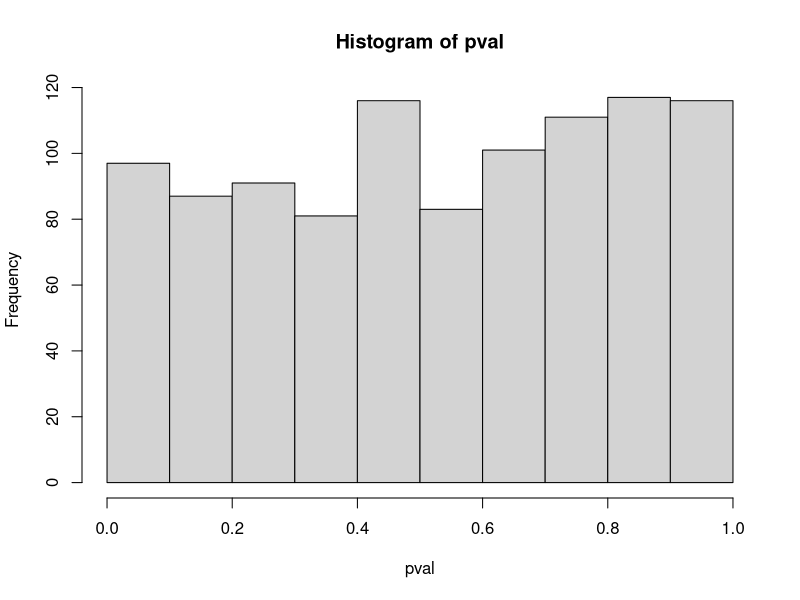

Write R code to recreate this figure.
###Homework 5

#a
test1 <- t.test(rnorm(30,45,10),rnorm(30,45,10))

#b
#pvalue = .2394
#Do not reject H0

#c
test2 <- replicate(1000, t.test(rnorm(30,45,10),rnorm(30,45,10)))

#d
#proportion of pvalues reject is .061
pval <- replicate(1000, t.test(rnorm(30,45,10),rnorm(30,45,10))$p.value)
#reject <- pval < 0.05
#sum(reject) / 1000

#e
hist(pval)

#f
#uniform distribution